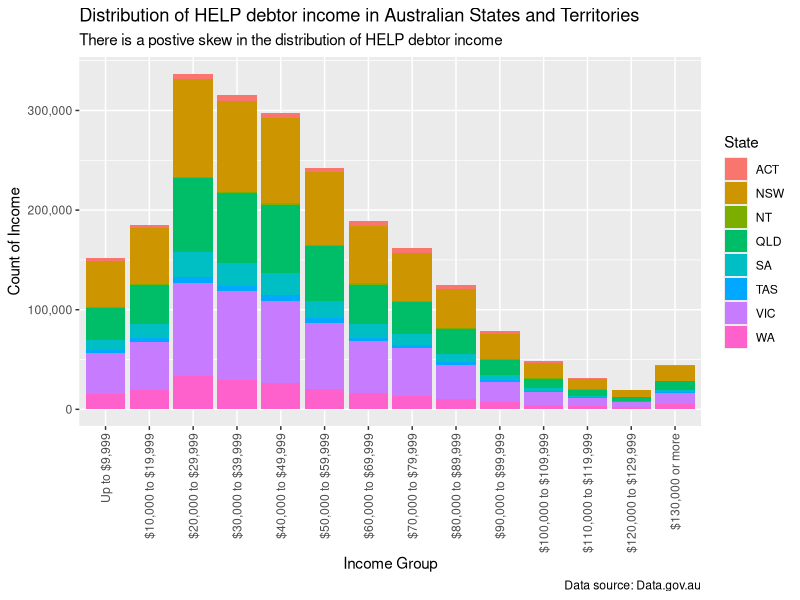
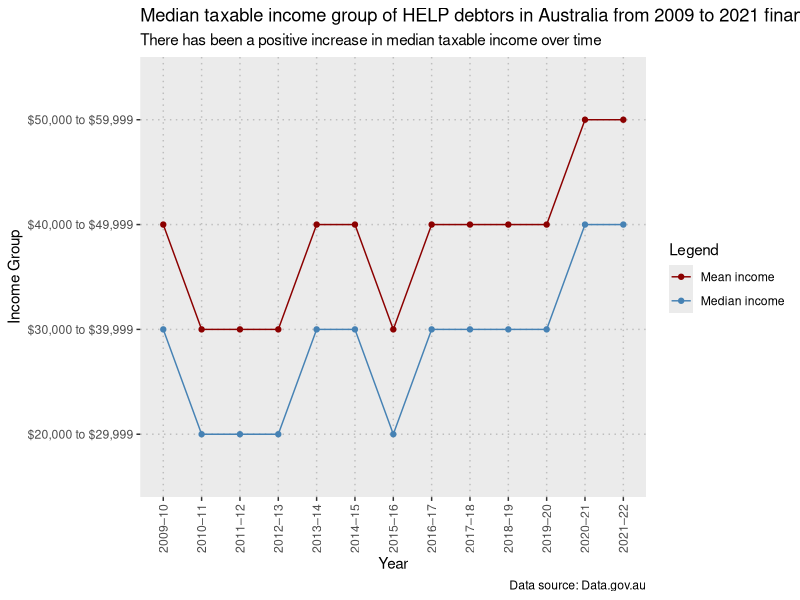

The R script that drew these images, in order:
## ---- chunk 1
knitr::opts_chunk$set(echo = TRUE)

# Loading Libraries
library(readxl)
library(dplyr)
library(tidyr)
library(ggplot2)
library(scales)
library(tidyverse)
library(knitr)

# Loading Data
table_1 <- read_xlsx("Data/help-statistics-2021-2022.xlsx", sheet = 2, skip = 2, col_names = TRUE)
table_2 <- read_xlsx("Data/help-statistics-2021-2022.xlsx", sheet = 3, skip = 2, col_names = TRUE)
table_3 <- read_xlsx("Data/help-statistics-2021-2022.xlsx", sheet = 4, skip = 2, col_names = TRUE)
table_4 <- read_xlsx("Data/help-statistics-2021-2022.xlsx", sheet = 5, skip = 2, col_names = TRUE)
table_7 <- read_xlsx("Data/help-statistics-2021-2022.xlsx", sheet = 8, skip = 2, col_names = TRUE)
## ---- chunk 2

income_dist <- table_7 %>%
  select('Financial year', 'HELP repayment income', 'ACT', 'NSW', 'NT', 'QLD', 'SA', 'TAS', 'VIC', 'WA') %>%
  filter(`Financial year` == "2021–22") %>%
  filter(`HELP repayment income` != "Unknown")

pivoted_dist <- income_dist %>%
  pivot_longer(
    cols = c('ACT', 'NSW', 'NT', 'QLD', 'SA', 'TAS', 'VIC', 'WA'),
    names_to = "State",
    values_to = "Count")

income_factor = c("Up to $9,999", "$10,000 to $19,999", "$20,000 to $29,999", "$30,000 to $39,999", "$40,000 to $49,999", "$50,000 to $59,999", "$60,000 to $69,999", "$70,000 to $79,999", "$80,000 to $89,999", "$90,000 to $99,999", "$100,000 to $109,999", "$110,000 to $119,999", "$120,000 to $129,999", "$130,000 or more")

dist_plot <- ggplot(data = pivoted_dist, aes(x = factor(`HELP repayment income`, level = income_factor), y = Count, fill = State)) +
  geom_bar(stat="identity") +
  theme(axis.text.x = element_text(angle = 90, vjust = 0.5, hjust=1)) +
  scale_y_continuous(name="Count of Income", labels = label_comma()) +
  xlab("Income Group") +
  labs(title = "Distribution of HELP debtor income in Australian States and Territories", subtitle = "There is a postive skew in the distribution of HELP debtor income", caption = "Data source: Data.gov.au")

dist_plot

kable(income_dist, col.names = c("Financial Year","HELP Repayment Income", "ACT", "NSW", "NT", "QLD", "SA", "TAS", "VIC", "WA"), caption = "Table 3: Table of count of outstanding HELP debtors in each income group by State or Territory in 2021-22")

## ---- chunk 3

median_income <- table_7 %>%
  select('Financial year', 'HELP repayment income', 'ACT', 'NSW', 'NT', 'QLD', 'SA', 'TAS', 'VIC', 'WA') %>%
  filter(`HELP repayment income` != "Unknown")

median_pivot <- median_income %>%
  pivot_longer(
    cols = c('ACT', 'NSW', 'NT', 'QLD', 'SA', 'TAS', 'VIC', 'WA'),
    names_to = "State",
    values_to = "Count")

median_pivot <- mutate(median_pivot, `HELP repayment income` = case_when(
    `HELP repayment income`=="Up to $9,999" ~ 9999,
    `HELP repayment income`=="$10,000 to $19,999" ~ 19999, 
    `HELP repayment income`=="$20,000 to $29,999" ~ 29999, 
    `HELP repayment income`=="$30,000 to $39,999" ~ 39999, 
    `HELP repayment income`=="$40,000 to $49,999" ~ 49999, 
    `HELP repayment income`=="$50,000 to $59,999" ~ 59999, 
    `HELP repayment income`=="$60,000 to $69,999" ~ 69999, 
    `HELP repayment income`=="$70,000 to $79,999" ~ 79999, 
    `HELP repayment income`=="$80,000 to $89,999" ~ 89999, 
    `HELP repayment income`=="$90,000 to $99,999" ~ 99999, 
    `HELP repayment income`=="$100,000 or more" ~ 100000,
    `HELP repayment income`=="$100,000 to $109,999" ~ 109999,
    `HELP repayment income`=="$110,000 to $119,999" ~ 119999, 
    `HELP repayment income`=="$120,000 to $129,999" ~ 129999, 
    `HELP repayment income`=="$130,000 or more" ~ 130000,
    is.na(`HELP repayment income`) ~ 0
    ))

median_pivoted <- median_pivot %>%
  group_by(`Financial year`) %>%
  summarise(
    `Count of Debtors` = sum(Count),
    `Median Income` = sort(rep(`HELP repayment income`,Count))[length(rep(`HELP repayment income`,Count))/2],
    `Mean Income` = sum(sort(rep(`HELP repayment income`,Count)))/length(sort(rep(`HELP repayment income`,Count)))
  )

median_pivoted <- mutate(median_pivoted, `Median Income` = case_when(
    `Median Income`==9999 ~ "Up to $9,999",
    `Median Income`==19999 ~ "$10,000 to $19,999", 
    `Median Income`==29999 ~ "$20,000 to $29,999", 
    `Median Income`==39999 ~ "$30,000 to $39,999", 
    `Median Income`==49999 ~ "$40,000 to $49,999", 
    `Median Income`==59999 ~ "$50,000 to $59,999", 
    `Median Income`==69999 ~ "$60,000 to $69,999", 
    `Median Income`==79999 ~ "$70,000 to $79,999", 
    `Median Income`==89999 ~ "$80,000 to $89,999", 
    `Median Income`==99999 ~ "$90,000 to $99,999",
    `Median Income`==100000 ~ "$100,000 or more",
    `Median Income`==109999 ~ "$100,000 to $109,999", 
    `Median Income`==119999 ~ "$110,000 to $119,999", 
    `Median Income`==129999 ~ "$120,000 to $129,999", 
    `Median Income`==130000 ~ "$130,000 or more"
    ))

median_pivoted2 <- mutate(median_pivoted, `Mean Income` = case_when(
    `Mean Income`<=9999 ~ "Up to $9,999",
    `Mean Income`<=19999 ~ "$10,000 to $19,999", 
    `Mean Income`<=29999 ~ "$20,000 to $29,999", 
    `Mean Income`<=39999 ~ "$30,000 to $39,999", 
    `Mean Income`<=49999 ~ "$40,000 to $49,999", 
    `Mean Income`<=59999 ~ "$50,000 to $59,999", 
    `Mean Income`<=69999 ~ "$60,000 to $69,999", 
    `Mean Income`<=79999 ~ "$70,000 to $79,999", 
    `Mean Income`<=89999 ~ "$80,000 to $89,999", 
    `Mean Income`<=99999 ~ "$90,000 to $99,999",
    `Mean Income`==100000 ~ "$100,000 or more",
    `Mean Income`<=109999 ~ "$100,000 to $109,999", 
    `Mean Income`<=119999 ~ "$110,000 to $119,999", 
    `Mean Income`<=129999 ~ "$120,000 to $129,999", 
    `Mean Income`<=130000 ~ "$130,000 or more"
    ))

median_plot <- ggplot(median_pivoted2, aes(x=`Financial year`)) + 
  geom_line(aes(y = `Median Income`, group = 1, color = "Median")) +
  geom_point(aes(y = `Median Income`, group = 1, color = "Median")) +
  geom_line(aes(y = `Mean Income`, group = 1, color = "Mean")) +
  geom_point(aes(y = `Mean Income`, group = 1, color = "Mean")) +
  scale_color_manual(values = c(Median = "steelblue", Mean = "darkred"), 
                     labels = c(Median = "Median income", Mean = "Mean income")) +
  labs(title = "Median taxable income group of HELP debtors in Australia from 2009 to 2021 financial year", 
       subtitle = "There has been a positive increase in median taxable income over time", 
       caption = "Data source: Data.gov.au") +
  ylab("Income Group") +
  xlab("Year") +
  guides(col=guide_legend("Legend")) +
  theme(panel.grid.major = element_line(color = "grey",
                                        size = 0.5,
                                        linetype = 3),
        axis.text.x = element_text(angle = 90, vjust = 0.5, hjust=1))

median_plot

kable(median_pivoted2, col.names = c("Financial Year", "Count of Outstanding Debtors", "Median Income", "Mean Income"), caption = "Table 4: Table of the median and mean taxable income group of outstanding HELP debtors in Australia from 2009-10 to 2021-22")
